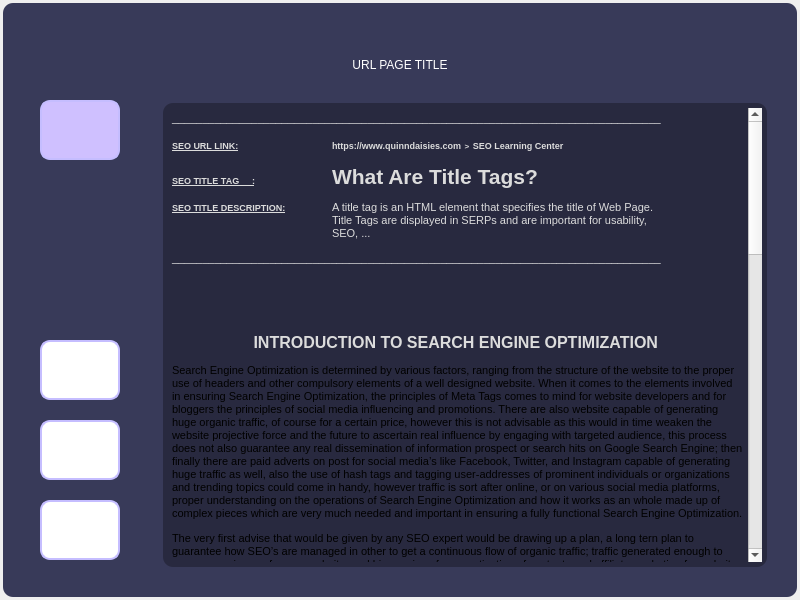
<?xml version="1.0" encoding="UTF-8"?>
<ui version="4.0">
 <class>Dialog</class>
 <widget class="QDialog" name="Dialog">
  <property name="geometry">
   <rect>
    <x>0</x>
    <y>0</y>
    <width>800</width>
    <height>600</height>
   </rect>
  </property>
  <property name="windowTitle">
   <string>Dialog</string>
  </property>
  <widget class="QWidget" name="widget" native="true">
   <property name="geometry">
    <rect>
     <x>0</x>
     <y>0</y>
     <width>800</width>
     <height>600</height>
    </rect>
   </property>
   <property name="styleSheet">
    <string notr="true">QWidget#widget{
	background-color: rgb(56, 58, 89);
	color: rgb(220, 220, 220);
	border-radius: 10px;
	margin: 3px;
}</string>
   </property>
   <widget class="QPushButton" name="home">
    <property name="geometry">
     <rect>
      <x>40</x>
      <y>100</y>
      <width>80</width>
      <height>60</height>
     </rect>
    </property>
    <property name="styleSheet">
     <string notr="true">QPushButton{
	border-radius: 10px;
	font: 85 10pt &quot;Times New Roman&quot;;
	color: #ffffff;
	border: 2px solid rgb(197, 189, 255);
	background: #cfc0ff;
}
QPushButton:hover{
	font: 85 10pt &quot;Times New Roman&quot;;
	color:#cfc0ff;
	border: 2px solid #aaaaff;
	background: #cfc0ff;
}</string>
    </property>
    <property name="text">
     <string/>
    </property>
    <property name="icon">
     <iconset>
      <normaloff>../../SEO_Character_Guide/backgroundiconimages.jpeg</normaloff>../../SEO_Character_Guide/backgroundiconimages.jpeg</iconset>
    </property>
    <property name="iconSize">
     <size>
      <width>60</width>
      <height>40</height>
     </size>
    </property>
   </widget>
   <widget class="QPushButton" name="goback">
    <property name="geometry">
     <rect>
      <x>40</x>
      <y>500</y>
      <width>80</width>
      <height>60</height>
     </rect>
    </property>
    <property name="styleSheet">
     <string notr="true">QPushButton{
	border-radius: 10px;
	font: 85 10pt &quot;Times New Roman&quot;;
	color: #ffffff;
	border: 2px solid rgb(197, 189, 255);
	background: rgb(255, 255, 255);
}
QPushButton:hover{
	font: 85 10pt &quot;Times New Roman&quot;;
	color:#cfc0ff;
	border: 2px solid #aaaaff;
	background: rgb(255, 255, 255);
}</string>
    </property>
    <property name="text">
     <string/>
    </property>
    <property name="icon">
     <iconset>
      <normaloff>../../SEO_Character_Guide/backimages.jpeg</normaloff>../../SEO_Character_Guide/backimages.jpeg</iconset>
    </property>
    <property name="iconSize">
     <size>
      <width>60</width>
      <height>40</height>
     </size>
    </property>
   </widget>
   <widget class="QPushButton" name="settings">
    <property name="geometry">
     <rect>
      <x>40</x>
      <y>340</y>
      <width>80</width>
      <height>60</height>
     </rect>
    </property>
    <property name="styleSheet">
     <string notr="true">QPushButton{
	border-radius: 10px;
	font: 85 10pt &quot;Times New Roman&quot;;
	color: #ffffff;
	border: 2px solid rgb(197, 189, 255);
	background: rgb(255, 255, 255);
}
QPushButton:hover{
	font: 85 10pt &quot;Times New Roman&quot;;
	color:#cfc0ff;
	border: 2px solid #aaaaff;
	background: rgb(255, 255, 255);
}</string>
    </property>
    <property name="text">
     <string/>
    </property>
    <property name="icon">
     <iconset>
      <normaloff>../../SEO_Character_Guide/settings.jpg</normaloff>../../SEO_Character_Guide/settings.jpg</iconset>
    </property>
    <property name="iconSize">
     <size>
      <width>60</width>
      <height>40</height>
     </size>
    </property>
   </widget>
   <widget class="QPushButton" name="menu">
    <property name="geometry">
     <rect>
      <x>40</x>
      <y>420</y>
      <width>80</width>
      <height>60</height>
     </rect>
    </property>
    <property name="styleSheet">
     <string notr="true">QPushButton{
	border-radius: 10px;
	font: 85 10pt &quot;Times New Roman&quot;;
	color: #ffffff;
	border: 2px solid rgb(197, 189, 255);
	background: rgb(255, 255, 255);
}
QPushButton:hover{
	font: 85 10pt &quot;Times New Roman&quot;;
	color:#cfc0ff;
	border: 2px solid #aaaaff;
	background: rgb(255, 255, 255);
}</string>
    </property>
    <property name="text">
     <string/>
    </property>
    <property name="icon">
     <iconset>
      <normaloff>../../SEO_Character_Guide/menu.jpg</normaloff>../../SEO_Character_Guide/menu.jpg</iconset>
    </property>
    <property name="iconSize">
     <size>
      <width>60</width>
      <height>40</height>
     </size>
    </property>
   </widget>
   <widget class="QTextBrowser" name="textBrowser">
    <property name="geometry">
     <rect>
      <x>160</x>
      <y>100</y>
      <width>610</width>
      <height>470</height>
     </rect>
    </property>
    <property name="styleSheet">
     <string notr="true">QTextBrowser{
	background-color: rgba(0, 0, 0, 75);
	color: rgb(220, 220, 220);
	border-radius: 10px;
	margin: 3px;
	padding: 5px;
}

QTextBrowser:hover{
	border: 3px solid rgb(230, 208, 255);
}</string>
    </property>
    <property name="html">
     <string>&lt;!DOCTYPE HTML PUBLIC &quot;-//W3C//DTD HTML 4.0//EN&quot; &quot;http://www.w3.org/TR/REC-html40/strict.dtd&quot;&gt;
&lt;html&gt;&lt;head&gt;&lt;meta name=&quot;qrichtext&quot; content=&quot;1&quot; /&gt;&lt;style type=&quot;text/css&quot;&gt;
p, li { white-space: pre-wrap; }
&lt;/style&gt;&lt;/head&gt;&lt;body style=&quot; font-family:'MS Shell Dlg 2'; font-size:8.25pt; font-weight:400; font-style:normal;&quot;&gt;
&lt;p style=&quot; margin-top:0px; margin-bottom:0px; margin-left:0px; margin-right:0px; -qt-block-indent:0; text-indent:0px;&quot;&gt;&lt;span style=&quot; font-size:8pt;&quot;&gt;________________________________________________________________________________&lt;/span&gt;&lt;/p&gt;
&lt;p style=&quot; margin-top:12px; margin-bottom:12px; margin-left:0px; margin-right:0px; -qt-block-indent:0; text-indent:0px;&quot;&gt;&lt;span style=&quot; font-size:7pt; font-weight:600; text-decoration: underline;&quot;&gt;SEO URL LINK:&lt;/span&gt;&lt;span style=&quot; font-size:7pt; font-weight:600;&quot;&gt;		https://www.quinndaisies.com&lt;/span&gt;&lt;span style=&quot; font-size:10pt; font-weight:600;&quot;&gt; &lt;/span&gt;&lt;span style=&quot; font-size:6pt; font-weight:600;&quot;&gt;&amp;gt;&lt;/span&gt;&lt;span style=&quot; font-size:10pt; font-weight:600;&quot;&gt; &lt;/span&gt;&lt;span style=&quot; font-size:7pt; font-weight:600;&quot;&gt;SEO Learning Center&lt;/span&gt;&lt;/p&gt;
&lt;p style=&quot; margin-top:12px; margin-bottom:12px; margin-left:0px; margin-right:0px; -qt-block-indent:0; text-indent:0px;&quot;&gt;&lt;span style=&quot; font-size:7pt; font-weight:600; text-decoration: underline;&quot;&gt;SEO TITLE TAG	:&lt;/span&gt;&lt;span style=&quot; font-size:7pt; font-weight:600;&quot;&gt;	&lt;/span&gt;&lt;span style=&quot; font-size:16pt; font-weight:600;&quot;&gt;What Are Title Tags?&lt;/span&gt;&lt;/p&gt;
&lt;p style=&quot; margin-top:12px; margin-bottom:12px; margin-left:0px; margin-right:0px; -qt-block-indent:0; text-indent:0px;&quot;&gt;&lt;span style=&quot; font-size:7pt; font-weight:600; text-decoration: underline;&quot;&gt;SEO TITLE DESCRIPTION:&lt;/span&gt;	A title tag is an HTML element that specifies the title of Web Page. 				Title Tags are displayed in SERPs and are important for usability, 					SEO, ...&lt;/p&gt;
&lt;p style=&quot; margin-top:12px; margin-bottom:12px; margin-left:0px; margin-right:0px; -qt-block-indent:0; text-indent:0px;&quot;&gt;&lt;span style=&quot; font-size:8pt;&quot;&gt;________________________________________________________________________________&lt;/span&gt;&lt;/p&gt;
&lt;p style=&quot;-qt-paragraph-type:empty; margin-top:12px; margin-bottom:12px; margin-left:0px; margin-right:0px; -qt-block-indent:0; text-indent:0px; font-size:8pt;&quot;&gt;&lt;br /&gt;&lt;/p&gt;
&lt;p align=&quot;center&quot; style=&quot;-qt-paragraph-type:empty; margin-top:12px; margin-bottom:12px; margin-left:0px; margin-right:0px; -qt-block-indent:0; text-indent:0px; font-size:12pt; font-weight:600;&quot;&gt;&lt;br /&gt;&lt;/p&gt;
&lt;p align=&quot;center&quot; style=&quot; margin-top:12px; margin-bottom:12px; margin-left:0px; margin-right:0px; -qt-block-indent:0; text-indent:0px;&quot;&gt;&lt;span style=&quot; font-size:12pt; font-weight:600;&quot;&gt;INTRODUCTION TO SEARCH ENGINE OPTIMIZATION &lt;/span&gt;&lt;/p&gt;
&lt;p style=&quot; margin-top:12px; margin-bottom:12px; margin-left:0px; margin-right:0px; -qt-block-indent:0; text-indent:0px;&quot;&gt;&lt;span style=&quot; font-family:'Times New Roman','serif'; font-size:8pt; color:#000000;&quot;&gt;Search Engine Optimization is determined by various factors, ranging from the structure of the website to the proper use of headers and other compulsory elements of a well designed website. When it comes to the elements involved in ensuring Search Engine Optimization, the principles of Meta Tags comes to mind for website developers and for bloggers the principles of social media influencing and promotions. There are also website capable of generating huge organic traffic, of course for a certain price, however this is not advisable as this would in time weaken the website projective force and the future to ascertain real influence by engaging with targeted audience, this process does not also guarantee any real dissemination of information prospect or search hits on Google Search Engine; then finally there are paid adverts on post for social media’s like Facebook, Twitter, and Instagram capable of generating huge traffic as well, also the use of hash tags and tagging user-addresses of prominent individuals or organizations and trending topics could come in handy, however traffic is sort after online, or on various social media platforms, proper understanding on the operations of Search Engine Optimization and how it works as an whole made up of complex pieces which are very much needed and important in ensuring a fully functional Search Engine Optimization.&lt;/span&gt;&lt;span style=&quot; font-size:8pt;&quot;&gt; &lt;/span&gt;&lt;/p&gt;
&lt;p style=&quot; margin-top:12px; margin-bottom:12px; margin-left:0px; margin-right:0px; -qt-block-indent:0; text-indent:0px;&quot;&gt;&lt;span style=&quot; font-family:'Times New Roman','serif'; font-size:8pt; color:#000000;&quot;&gt;The very first advise that would be given by any SEO expert would be drawing up a plan, a long tern plan to guarantee how SEO’s are managed in other to get a continuous flow of organic traffic; traffic generated enough to ensure prominence for new website, and big earnings for monetization of contents and affiliate marketing for websites into that field.&lt;/span&gt;&lt;span style=&quot; font-size:8pt;&quot;&gt; &lt;/span&gt;&lt;/p&gt;
&lt;p style=&quot; margin-top:12px; margin-bottom:12px; margin-left:0px; margin-right:0px; -qt-block-indent:0; text-indent:0px;&quot;&gt;&lt;span style=&quot; font-family:'Times New Roman','serif'; font-size:8pt; color:#000000;&quot;&gt;If you are very familiar with SEO’s as a website developer, then certainly you would have come across a robot.txt and sitemap.xml documents, two very keen and very important aspect of Search Engine Optimization, of course this would involve Google Console which we would discuss on in this post, but before we get to that, let’s start with the known basic; The process needed to attain Search Engine Optimization:&lt;/span&gt;&lt;span style=&quot; font-size:8pt;&quot;&gt; &lt;/span&gt;&lt;/p&gt;
&lt;p align=&quot;center&quot; style=&quot; margin-top:12px; margin-bottom:0px; margin-left:0px; margin-right:0px; -qt-block-indent:0; text-indent:0px;&quot;&gt;&lt;span style=&quot; font-family:'Times New Roman','serif'; font-size:12pt; font-weight:600; color:#000000;&quot;&gt;Structure of the Website&lt;/span&gt;&lt;/p&gt;
&lt;p style=&quot; margin-top:12px; margin-bottom:12px; margin-left:0px; margin-right:0px; -qt-block-indent:0; text-indent:0px;&quot;&gt;&lt;span style=&quot; font-family:'Times New Roman','serif'; font-size:8pt; color:#000000;&quot;&gt;An expert website designer would definitely put all this into account before giving off their design for development. The structure of the website, from the head which would include the title, and meta tags as well as other crucial component the website would need, to a body tag which would contain various sections like the header, main and footer sections, in the main section there might be a div or an aside or an article tag depending on how the website would be developed. The main tag, would be the main body of the website, the article tag would cover all written post while the aside might be used to identify a division in the main section for advert placement and other important aspect of the website which might be kept exclusively; also there is the image (img) division, which could serve as the gallery or service view. Putting into account this entire factor when designing and developing a website is very much necessary as it would help with scalability of the website and easy access for Google to acknowledge and ascertain what the website is about and what it entails.&lt;/span&gt;&lt;span style=&quot; font-size:8pt;&quot;&gt; &lt;/span&gt;&lt;/p&gt;
&lt;p align=&quot;center&quot; style=&quot; margin-top:12px; margin-bottom:0px; margin-left:0px; margin-right:0px; -qt-block-indent:0; text-indent:0px;&quot;&gt;&lt;span style=&quot; font-family:'Times New Roman','serif'; font-size:12pt; font-weight:600; color:#000000;&quot;&gt;Content of the Website&lt;/span&gt;&lt;/p&gt;
&lt;p style=&quot; margin-top:12px; margin-bottom:12px; margin-left:0px; margin-right:0px; -qt-block-indent:0; text-indent:0px;&quot;&gt;&lt;span style=&quot; font-family:'Times New Roman','serif'; font-size:8pt; color:#000000;&quot;&gt;Contents on websites with their words below 300 are considered to be extremely low and has no real prospect in maintain aggressive traffic flow, much more are plagiarized contents which could involve a law suit. Website Contents are a major consideration by SEO experts, your website is only as good as your content, as this would determine if it would be visited on a regular basis or just another low quality content website. Either way you need your content to be of high quality and hold informative contents, hire a content writer if needed, the target should be to get on the great side of SEO.&lt;/span&gt;&lt;span style=&quot; font-size:8pt;&quot;&gt; &lt;/span&gt;&lt;/p&gt;
&lt;p align=&quot;center&quot; style=&quot; margin-top:12px; margin-bottom:0px; margin-left:0px; margin-right:0px; -qt-block-indent:0; text-indent:0px;&quot;&gt;&lt;span style=&quot; font-family:'Times New Roman','serif'; font-size:12pt; font-weight:600; color:#000000;&quot;&gt;Know Your Audience&lt;/span&gt;&lt;/p&gt;
&lt;p style=&quot; margin-top:12px; margin-bottom:12px; margin-left:0px; margin-right:0px; -qt-block-indent:0; text-indent:0px;&quot;&gt;&lt;span style=&quot; font-family:'Times New Roman','serif'; font-size:8pt; color:#000000;&quot;&gt;Perhaps the most important aspect of SEO, you don’t expect to write or post contents concerning politics and engage audience who are interested in Books or research. Study your audience, ascertain their wants and needs, then conclusively write articles and post in line with what you’ve noted. Your audience would be loyal and on time as long as they get everything they need from you.&lt;/span&gt;&lt;span style=&quot; font-size:8pt;&quot;&gt; &lt;/span&gt;&lt;/p&gt;
&lt;p align=&quot;center&quot; style=&quot; margin-top:12px; margin-bottom:0px; margin-left:0px; margin-right:0px; -qt-block-indent:0; text-indent:0px;&quot;&gt;&lt;span style=&quot; font-family:'Times New Roman','serif'; font-size:12pt; font-weight:600; color:#000000;&quot;&gt;Privacy Policy&lt;/span&gt;&lt;/p&gt;
&lt;p style=&quot; margin-top:12px; margin-bottom:12px; margin-left:0px; margin-right:0px; -qt-block-indent:0; text-indent:0px;&quot;&gt;&lt;span style=&quot; font-family:'Times New Roman','serif'; font-size:8pt; color:#000000;&quot;&gt;Beware of the privacy policy page, particularly if you offer services to those in the EU or under the California Privacy Policy quote (CCPA and GPRA privacy policies). This would be major tool to determine if you would be enrolled into Google Adsense program or other exclusive affiliate marketing services.&lt;/span&gt;&lt;span style=&quot; font-size:8pt;&quot;&gt; &lt;/span&gt;&lt;/p&gt;
&lt;p align=&quot;center&quot; style=&quot; margin-top:12px; margin-bottom:0px; margin-left:0px; margin-right:0px; -qt-block-indent:0; text-indent:0px;&quot;&gt;&lt;span style=&quot; font-family:'Times New Roman','serif'; font-size:12pt; font-weight:600; color:#000000;&quot;&gt;Understanding Sitemap.xml Documents&lt;/span&gt;&lt;/p&gt;
&lt;p style=&quot; margin-top:12px; margin-bottom:12px; margin-left:0px; margin-right:0px; -qt-block-indent:0; text-indent:0px;&quot;&gt;&lt;span style=&quot; font-family:'Times New Roman','serif'; font-size:8pt; color:#000000;&quot;&gt;All said and done concerning SEO’s on the face value aspect; when it comes to sitemap.xml, it is a totally different aspect of SEO, which includes connecting this document to a website and Google Console. Ever wondered why search hits specific websites concerning a general subject you are surfing the internet for, however not related to what you want, but it still shows up on your search hit; this is because of Google Console and the sitemap.xml.&lt;/span&gt;&lt;span style=&quot; font-size:8pt;&quot;&gt; &lt;/span&gt;&lt;/p&gt;
&lt;p align=&quot;center&quot; style=&quot; margin-top:12px; margin-bottom:0px; margin-left:0px; margin-right:0px; -qt-block-indent:0; text-indent:0px;&quot;&gt;&lt;span style=&quot; font-family:'Times New Roman','serif'; font-size:12pt; font-weight:600; color:#000000;&quot;&gt;What is a Sitemap.xml?&lt;/span&gt;&lt;/p&gt;
&lt;p style=&quot; margin-top:12px; margin-bottom:12px; margin-left:0px; margin-right:0px; -qt-block-indent:0; text-indent:0px;&quot;&gt;&lt;span style=&quot; font-family:'Times New Roman','serif'; font-size:8pt; color:#000000;&quot;&gt;If you are conversant with basic programming, and a certain level of website development, then you would be no stranger to sitemap.xml. just like your index.html file is the default home page, your sitemap.xml is what you use to map out your website pages in order of importance to appear of Google Search engine in the hierarchy when searched for. The Sitemap.xml is written to give the search engines a description of the website and when crawling through it, it does this knowing which page is important, which comes first and which comes last.&lt;/span&gt;&lt;span style=&quot; font-size:8pt;&quot;&gt; &lt;/span&gt;&lt;/p&gt;
&lt;p align=&quot;center&quot; style=&quot; margin-top:12px; margin-bottom:0px; margin-left:0px; margin-right:0px; -qt-block-indent:0; text-indent:0px;&quot;&gt;&lt;span style=&quot; font-family:'Times New Roman','serif'; font-size:12pt; font-weight:600; color:#000000;&quot;&gt;Understanding the Role of Sitemap and Google Console in Search Engine Optimization:&lt;/span&gt;&lt;span style=&quot; font-size:12pt; font-weight:600;&quot;&gt; &lt;/span&gt;&lt;/p&gt;
&lt;p style=&quot; margin-top:12px; margin-bottom:12px; margin-left:0px; margin-right:0px; -qt-block-indent:0; text-indent:0px;&quot;&gt;&lt;span style=&quot; font-family:'Times New Roman','serif'; font-size:8pt; color:#000000;&quot;&gt;As earlier explained, a sitemap.xml is like a guiding compass which tells and describes to search engines which website pages are first and which ones are last. Upon connection to Google Console, which makes use of this information scales the website and makes its pages available using the Meta Tags to ascertain for sure what they are all about and make them available in the search hit on their search engine, Google Search Engine in Particular.&lt;/span&gt;&lt;span style=&quot; font-size:8pt;&quot;&gt; &lt;/span&gt;&lt;/p&gt;
&lt;p style=&quot; margin-top:12px; margin-bottom:12px; margin-left:0px; margin-right:0px; -qt-block-indent:0; text-indent:0px;&quot;&gt;&lt;span style=&quot; font-family:'Times New Roman','serif'; font-size:8pt; color:#000000;&quot;&gt;Understanding that Search Engine Optimization goes beyond referrals and posting of links on various Social Media platforms to an in-depth understanding of how it works and what to expect from the implementation of one aspect, however advisable to ensure all aspect are put into good use to ensure Search Engine Optimization.&lt;/span&gt;&lt;span style=&quot; font-size:8pt;&quot;&gt; &lt;/span&gt;&lt;/p&gt;
&lt;p style=&quot;-qt-paragraph-type:empty; margin-top:12px; margin-bottom:12px; margin-left:0px; margin-right:0px; -qt-block-indent:0; text-indent:0px; font-size:8pt;&quot;&gt;&lt;br /&gt;&lt;/p&gt;
&lt;p style=&quot; margin-top:12px; margin-bottom:12px; margin-left:0px; margin-right:0px; -qt-block-indent:0; text-indent:0px;&quot;&gt;@Quinn Daisies&lt;/p&gt;
&lt;p style=&quot; margin-top:12px; margin-bottom:12px; margin-left:0px; margin-right:0px; -qt-block-indent:0; text-indent:0px;&quot;&gt;Ebire Folayemi Michael&lt;/p&gt;&lt;/body&gt;&lt;/html&gt;</string>
    </property>
   </widget>
   <widget class="QLabel" name="label_2">
    <property name="geometry">
     <rect>
      <x>250</x>
      <y>50</y>
      <width>300</width>
      <height>30</height>
     </rect>
    </property>
    <property name="styleSheet">
     <string notr="true">QLabel{
	color: #ffffff;
	font: 8pt &quot;Georgia&quot;;
}</string>
    </property>
    <property name="text">
     <string>URL PAGE TITLE</string>
    </property>
    <property name="alignment">
     <set>Qt::AlignCenter</set>
    </property>
   </widget>
  </widget>
 </widget>
 <resources/>
 <connections/>
</ui>
